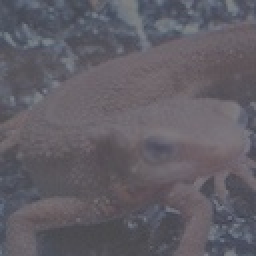
#> input picture Q_21_30/imori_dark.jpg, 128 x 128 px (shown 2 times larger)
$ python 21.py   (older library calls are emulated)
#> lines starting #> are read from the running program, lines starting #| are printed output that depends on the picture
### Q_21_30/save.py
import cv2

def result(img, name):
    cv2.imwrite(name+".jpg", img)
    cv2.imshow(name, img)
    cv2.waitKey(0)
    cv2.destroyAllWindows()

### Q_21_30/21.py

# coding: utf-8

# In[9]:


import cv2
import numpy as np
import matplotlib.pyplot as plt
get_ipython().run_line_magic('matplotlib', 'inline')
from save import result

img = cv2.imread("imori_dark.jpg").astype(np.float)


# In[10]:


vmin = np.min(img)
#> vmin = 60
vmax = np.max(img)
#> vmax = 141

# translate [vmin, vmax] to [0, 255]
a = 0
b = 255


# In[11]:


img[img < vmin] = a
img[vmax < img] = b
img = (b - a) / (vmax - vmin) * (img - vmin) +a
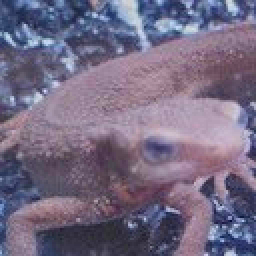
#> img: shape (128, 128, 3) float64 (shown 2 times larger); mean B, G, R 131.9, 107.1, 117.2; drawn with min black and max white
img = img.astype(np.uint8)


# In[12]:


plt.figure(figsize=(8,5))
plt.hist(img.ravel(), bins=255, range=(0, 255), rwidth=0.8)
plt.title("Histogram of transformed imori_dark.jpg", fontsize=14)
plt.savefig("21_hist.png")
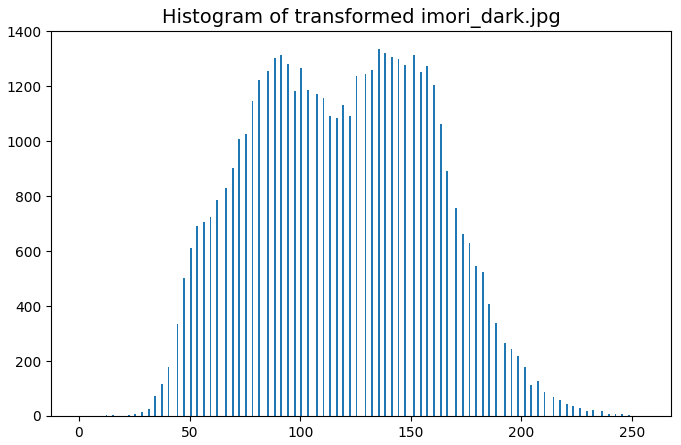
#> figure drawn by matplotlib, 1 panel; tallest bar 1335 high, from x = 135.1 to 135.9
plt.show()


# In[13]:


result(img, "21")
